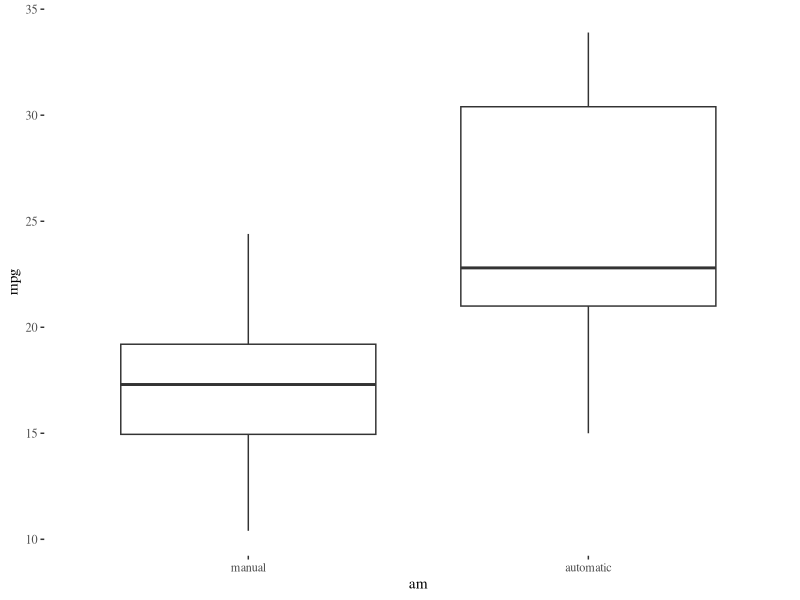
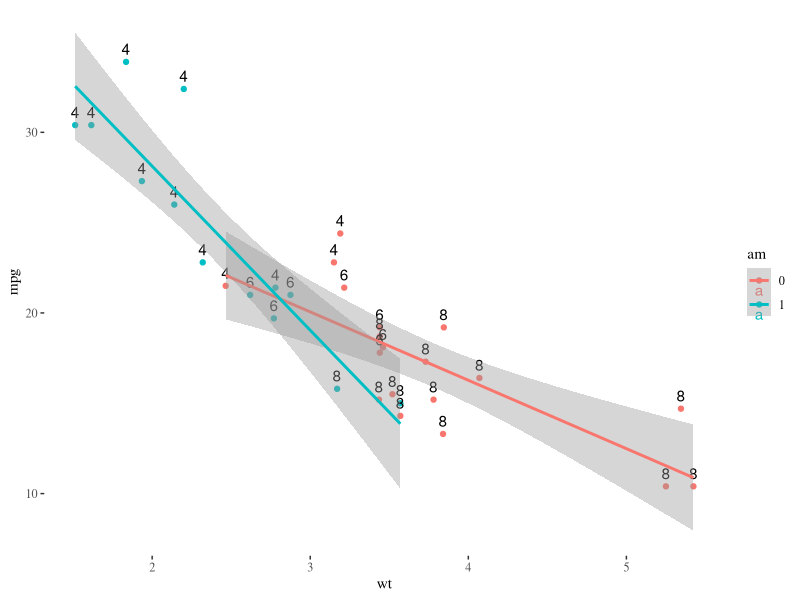
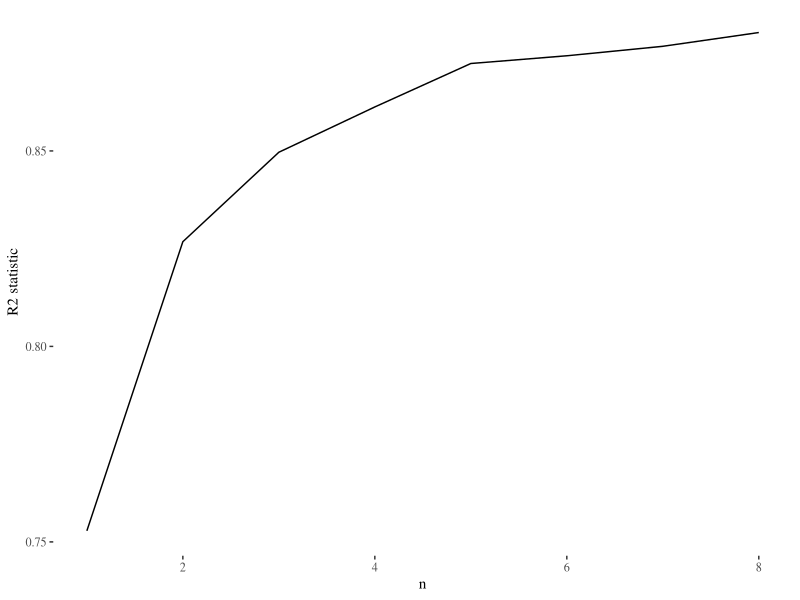
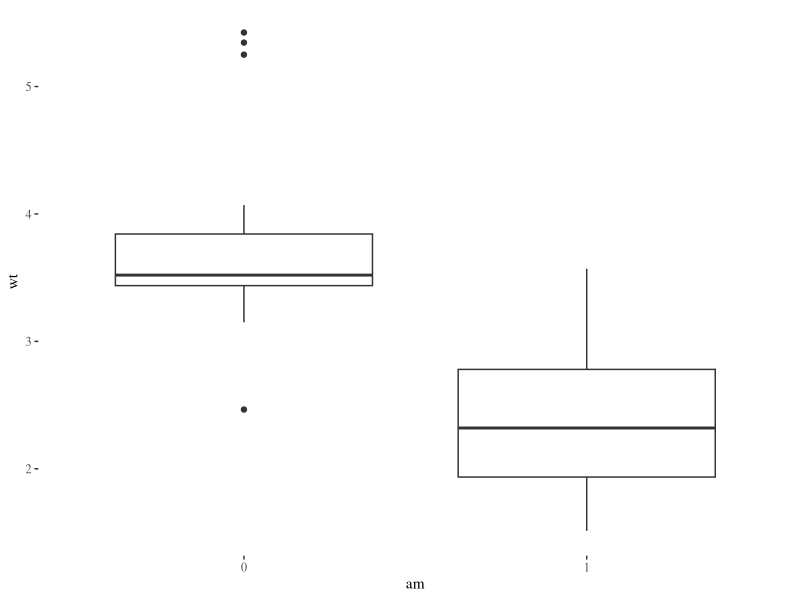
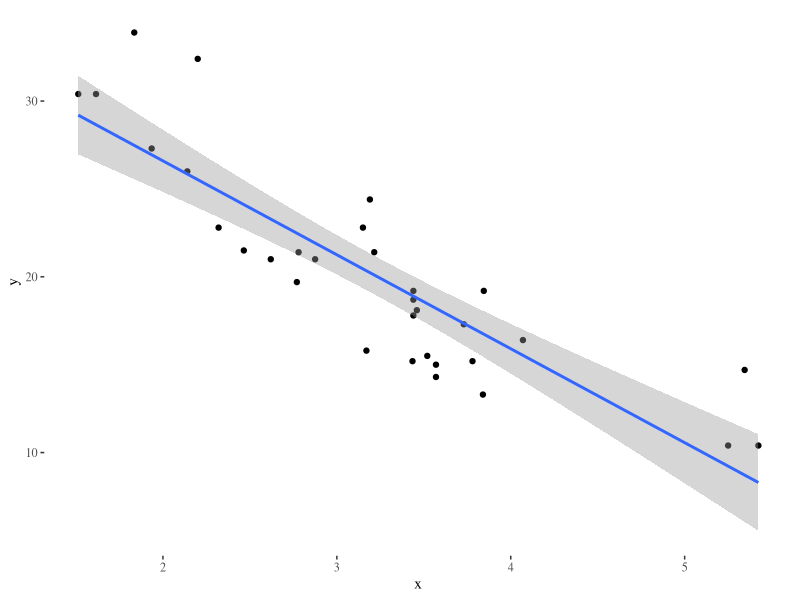
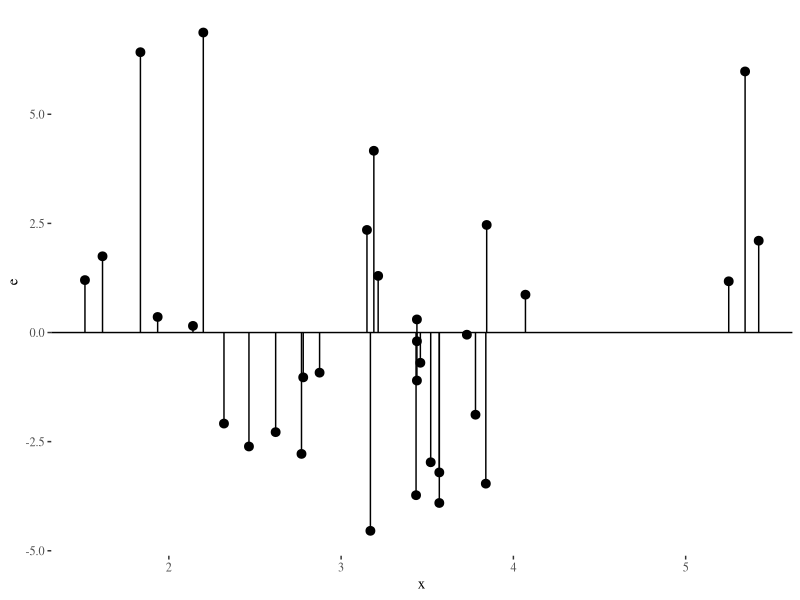
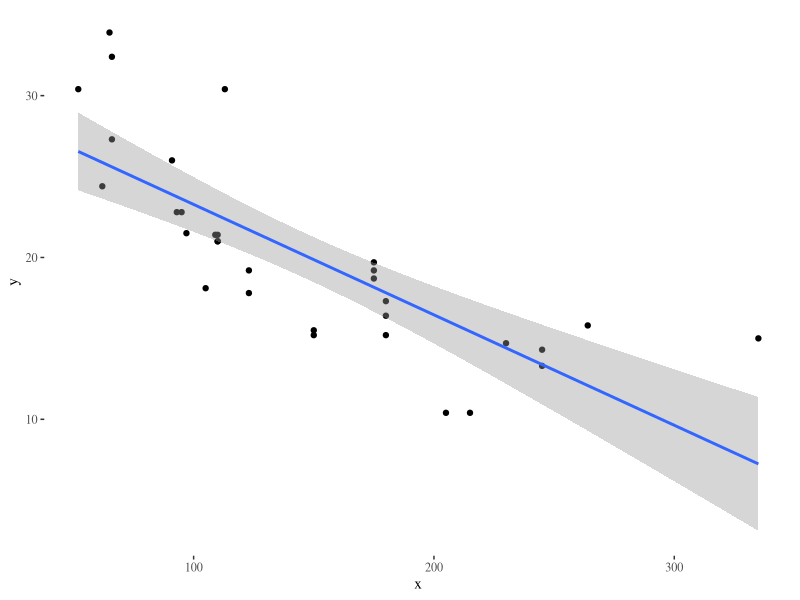
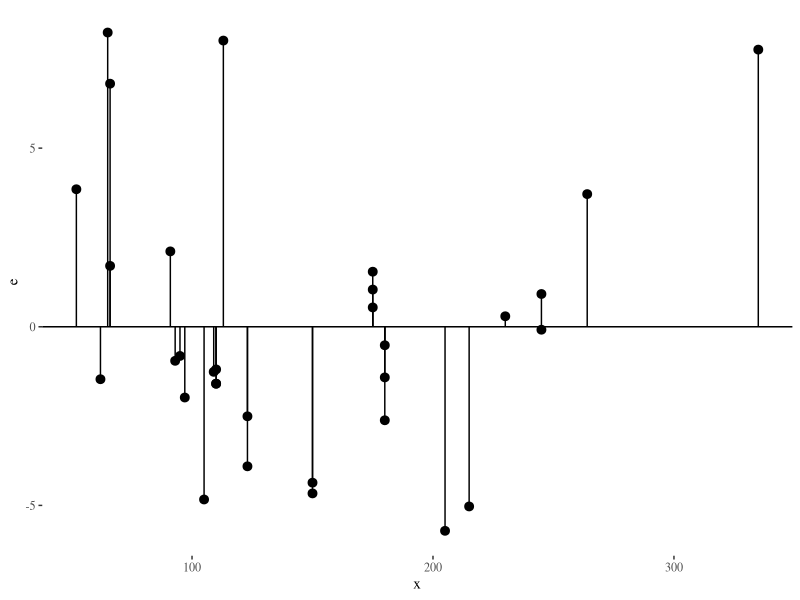

R code for these plots, in order:
## ---- chunk 1
require('ggplot2')
require('gridExtra')
require('data.table')
require('ggthemes')
require('leaps')
require('xtable')
options(xtable.comment = FALSE)
theme.bartek <- theme_bw()+theme(text=element_text(size=6), legend.position = "bottom")

mtcars.dt <- data.table(mtcars)
mtcars.dt$am <- as.factor(mtcars.dt$am)
mtcars.dt$cyl <- as.factor(mtcars.dt$cyl)
mtcars.dt$gear <- as.factor(mtcars.dt$gear)
mtcars.dt$vs <- as.factor(mtcars.dt$vs)
mtcars.dt$carb <- as.factor(mtcars.dt$carb)
## ---- chunk 2
ggplot(mtcars.dt, aes(am, mpg)) + geom_boxplot() + theme_tufte() +
            scale_x_discrete(labels=c("manual", "automatic"))
## ---- chunk 3
ggplot(mtcars.dt, aes(wt, mpg, colour=am)) + geom_point() + theme_tufte() +
    geom_text(aes(label=cyl, colour=NULL), vjust=-0.6) +
        geom_smooth(method='lm')
## ---- chunk 4
regfit <- regsubsets(mpg~. ,mtcars.dt)
reg.summary <- summary(regfit)
ggplot(data=NULL, aes(x=1:length(reg.summary$rsq), y=reg.summary$rsq)) +
    geom_line() + theme_tufte() +
    labs(x='n', y="R2 statistic")
## ---- chunk 5
print(xtable(reg.summary$outmat), size="\\tiny")
## ---- chunk 6
ggplot(mtcars.dt, aes(x=am,y=wt)) + geom_boxplot() + theme_tufte()
## ---- chunk 7
fit <- lm(mpg~ hp + wt + am + I(cyl==6) + I(vs==1), data=mtcars.dt)
print(xtable(summary(fit)$coefficients, digits = 4), size="\\small")
## ---- chunk 8
y <- mtcars$mpg
x <- mtcars$wt
fit <- lm(y~x)
b0 <- coef(fit)[1]
b1 <- coef(fit)[2]
fit.fun <- function(t) {b0+b1*t}
e <- y - fit.fun(x)
ggplot(data=NULL, aes(x, y)) + geom_point() +
    geom_smooth(method='lm') + theme_tufte()
## ---- chunk 9
ggplot(data=NULL, aes(x,e)) + geom_point() +
    geom_hline(yintercept=0) +
        geom_pointrange(aes(ymin=pmin(e,0), ymax=pmax(e,0)))+
        theme_tufte()
## ---- chunk 10
y <- mtcars$mpg
x <- mtcars$hp
fit <- lm(y~x)
b0 <- coef(fit)[1]
b1 <- coef(fit)[2]
fit.fun <- function(t) {b0+b1*t}
e <- y - fit.fun(x)
ggplot(data=NULL, aes(x, y)) + geom_point() +
    geom_smooth(method='lm') + theme_tufte()
## ---- chunk 11
ggplot(data=NULL, aes(x,e)) + geom_point() +
    geom_hline(yintercept=0) +
        geom_pointrange(aes(ymin=pmin(e,0), ymax=pmax(e,0)))+
        theme_tufte()
## ---- chunk 12
g1 <- mtcars.dt[am==0,mpg]
g2 <- mtcars.dt[am==1,mpg]
t.test(mtcars[mtcars$am==0,1], mtcars[mtcars$am==1,1], paired=FALSE, var.equal=FALSE)
## ---- chunk 13
pairs(mtcars.dt[,.(mpg,cyl, disp, hp, drat, wt, qsec, vs, am, gear, carb)], panel = panel.smooth)
## ---- chunk 14
g1 <- ggplot(mtcars.dt, aes(wt, hp, colour=am)) +
    geom_point() +
        geom_text(aes(label=cyl, colour=NULL), vjust=-0.6, size=1.5) +
        theme.bartek +
            geom_smooth(method='lm') 
g2 <- ggplot(mtcars.dt[!(cyl==8 & am==1)], aes(wt, hp, colour=am)) +
    geom_point() +
        geom_text(aes(label=cyl, colour=NULL), vjust=-0.6, size=1.5) +
        theme.bartek +
            geom_smooth(method='lm')
grid.arrange(g1, g2, ncol=2)
## ---- chunk 15
ggplot(mtcars.dt, aes(disp, mpg, colour=am)) +
    geom_point() +
        theme.bartek +
            geom_smooth(method='lm') 
